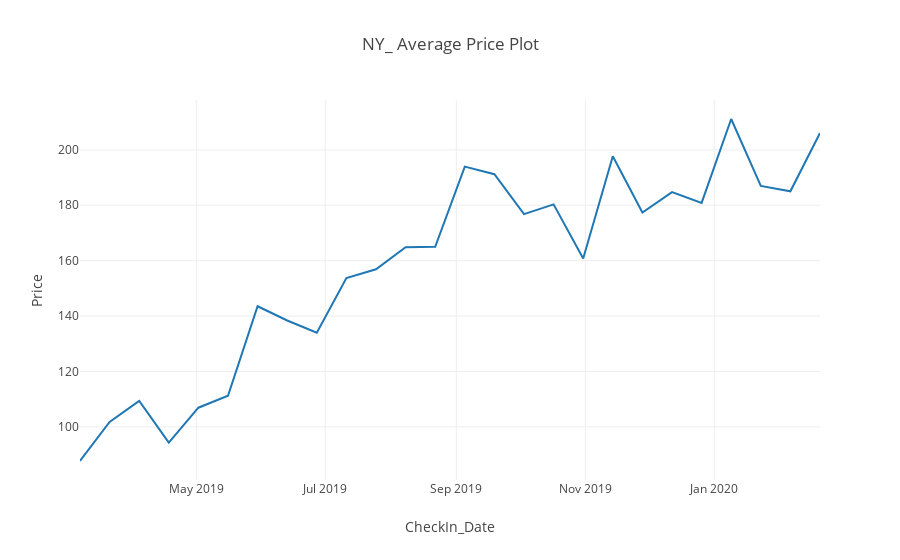

This figure's notebook cell:
### Code cell
#reate a data object
price_data = go.Scatter(x=AvgPrice_NY.index,y=AvgPrice_NY.values)

#set up the plot layout
layout1 = go.Layout(title='NY_ Average Price Plot', xaxis=dict(title='CheckIn_Date'),yaxis=dict(title='Price'))

# create a figure and display it
fig1 = go.Figure(data=[price_data],layout=layout1)


#display the plot interactively
iplot(fig1)

### Figure 1 — Plotly figure (JSON) as saved in the notebook; plotly's stock layout.template omitted (floating-point values rounded to 4 significant figures)
{"data": [{"type": "scatter", "uid": "e2c6d8c0-622d-4da8-89bc-4e8b44f0c237", "x": ["2019-03-07 00:00:00", "2019-03-21 00:00:00", "2019-04-04 00:00:00", "2019-04-18 00:00:00", "2019-05-02 00:00:00", "2019-05-16 00:00:00", "2019-05-30 00:00:00", "2019-06-13 00:00:00", "2019-06-27 00:00:00", "2019-07-11 00:00:00", "2019-07-25 00:00:00", "2019-08-08 00:00:00", "2019-08-22 00:00:00", "2019-09-05 00:00:00", "2019-09-19 00:00:00", "2019-10-03 00:00:00", "2019-10-17 00:00:00", "2019-10-31 00:00:00", "2019-11-14 00:00:00", "2019-11-28 00:00:00", "2019-12-12 00:00:00", "2019-12-26 00:00:00", "2020-01-09 00:00:00", "2020-01-23 00:00:00", "2020-02-06 00:00:00", "2020-02-20 00:00:00"], "y": [87.67, 101.8, 109.3, 94.28, 106.9, 111.2, 143.6, 138.4, 134.0, 153.7, 156.9, 164.8, 165.0, 194.0, 191.2, 176.8, 180.3, 160.8, 197.7, 177.4, 184.7, 180.8, 211.2, 187.0, 185.1, 206.1]}], "layout": {"title": {"text": "NY_ Average Price Plot"}, "xaxis": {"title": {"text": "CheckIn_Date"}}, "yaxis": {"title": {"text": "Price"}}}}
